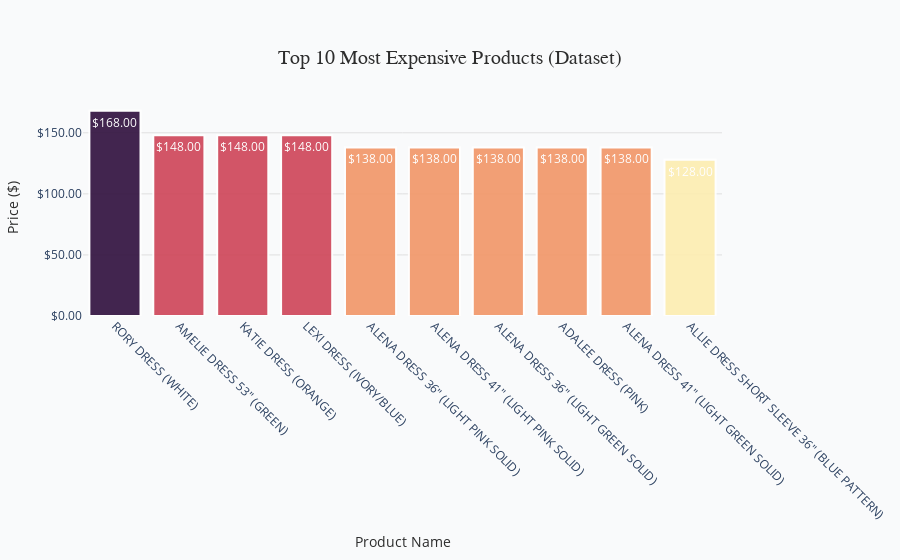

The code cell stored with this chart in its notebook:
### Markdown cell above
#### 💰 **Top 10 Most Expensive Products**

Now, let’s look at the 10 priciest items in the collection. These are the luxury pieces!

How I Did It:
- Sorted all products by price, starting with the highest.
- Used a bright bar chart to highlight them.

Why It’s Useful:

These high-end items show what’s considered premium at Yakira Bella. They might be perfect for special promotions or bundled deals to make them even more appealing.

### Code cell
import pandas as pd
import plotly.express as px
import plotly.graph_objects as go

# Load the Dataset sheet
df = pd.read_excel('/Users/er/Desktop/Yakira Bella Test/project/Presentation/Final_Analyst_Project_Complete.xlsx', sheet_name='Dataset')

# Sort by Price and get top 10 most expensive products
top_10_expensive = df[['Name', 'Category', 'Sub-Category', 'Price']].sort_values(by='Price', ascending=False).head(10)

# Create a bar chart
fig = go.Figure()

# Add bars
fig.add_trace(go.Bar(
    x=top_10_expensive['Name'],
    y=top_10_expensive['Price'],
    marker=dict(
        color=top_10_expensive['Price'],
        colorscale='matter',  
        showscale=False,
        line=dict(width=2, color='#FFFFFF')
    ),
    text=[f'${price:.2f}' for price in top_10_expensive['Price']],
    textposition='auto',
    textfont=dict(size=12, color='#FFFFFF')
))

# Customize layout
fig.update_layout(
    title=dict(
        text='Top 10 Most Expensive Products (Dataset)',
        font=dict(size=20, color='#2D2D2D', family='Arial, bold'),
        x=0.5,
        xanchor='center',
        yanchor='top',
        pad=dict(t=20)
    ),
    xaxis=dict(
        title='Product Name',
        titlefont=dict(size=14, color='#2D2D2D'),
        tickfont=dict(size=12),
        tickangle=45,
        showgrid=False
    ),
    yaxis=dict(
        title='Price ($)',
        titlefont=dict(size=14, color='#2D2D2D'),
        tickfont=dict(size=12),
        gridcolor='#E0E0E0',
        zeroline=False,
        tickformat='$,.2f',  # Ensure clear price scale
        rangemode='tozero'
    ),
    plot_bgcolor='#F9FAFB',  # Soft off-white background
    paper_bgcolor='#F9FAFB',
    margin=dict(l=50, r=50, t=100, b=100),
    showlegend=False,
    hovermode='x'
)

# Add subtle shadow effect
fig.update_traces(
    opacity=0.9,
    selector=dict(type='bar')
)

# Show the plot
#fig.show()

### Figure 1 — Plotly figure (JSON) as saved in the notebook; plotly's stock layout.template omitted (floating-point values rounded to 4 significant figures)
{"data": [{"marker": {"color": [168, 148, 148, 148, 138, 138, 138, 138, 138, 128], "colorscale": [[0, "rgb(253, 237, 176)"], [0.09091, "rgb(250, 205, 145)"], [0.1818, "rgb(246, 173, 119)"], [0.2727, "rgb(240, 142, 98)"], [0.3636, "rgb(231, 109, 84)"], [0.4545, "rgb(216, 80, 83)"], [0.5455, "rgb(195, 56, 90)"], [0.6364, "rgb(168, 40, 96)"], [0.7273, "rgb(138, 29, 99)"], [0.8182, "rgb(107, 24, 93)"], [0.9091, "rgb(76, 21, 80)"], [1, "rgb(47, 15, 61)"]], "line": {"color": "#FFFFFF", "width": 2}, "showscale": false}, "opacity": 0.9, "text": ["$168.00", "$148.00", "$148.00", "$148.00", "$138.00", "$138.00", "$138.00", "$138.00", "$138.00", "$128.00"], "textfont": {"color": "#FFFFFF", "size": 12}, "textposition": "auto", "type": "bar", "x": ["RORY DRESS (WHITE)", "AMELIE DRESS 53\" (GREEN)", "KATIE DRESS (ORANGE)", "LEXI DRESS (IVORY/BLUE)", "ALENA DRESS 36\" (LIGHT PINK SOLID)", "ALENA DRESS 41\" (LIGHT PINK SOLID)", "ALENA DRESS 36\" (LIGHT GREEN SOLID)", "ADALEE DRESS (PINK)", "ALENA DRESS 41\" (LIGHT GREEN SOLID)", "ALLIE DRESS SHORT SLEEVE 36\" (BLUE PATTERN)"], "y": [168, 148, 148, 148, 138, 138, 138, 138, 138, 128]}], "layout": {"hovermode": "x", "margin": {"b": 100, "l": 50, "r": 50, "t": 100}, "paper_bgcolor": "#F9FAFB", "plot_bgcolor": "#F9FAFB", "showlegend": false, "title": {"font": {"color": "#2D2D2D", "family": "Arial, bold", "size": 20}, "pad": {"t": 20}, "text": "Top 10 Most Expensive Products (Dataset)", "x": 0.5, "xanchor": "center", "yanchor": "top"}, "xaxis": {"showgrid": false, "tickangle": 45, "tickfont": {"size": 12}, "title": {"font": {"color": "#2D2D2D", "size": 14}, "text": "Product Name"}}, "yaxis": {"gridcolor": "#E0E0E0", "rangemode": "tozero", "tickfont": {"size": 12}, "tickformat": "$,.2f", "title": {"font": {"color": "#2D2D2D", "size": 14}, "text": "Price ($)"}, "zeroline": false}}}
